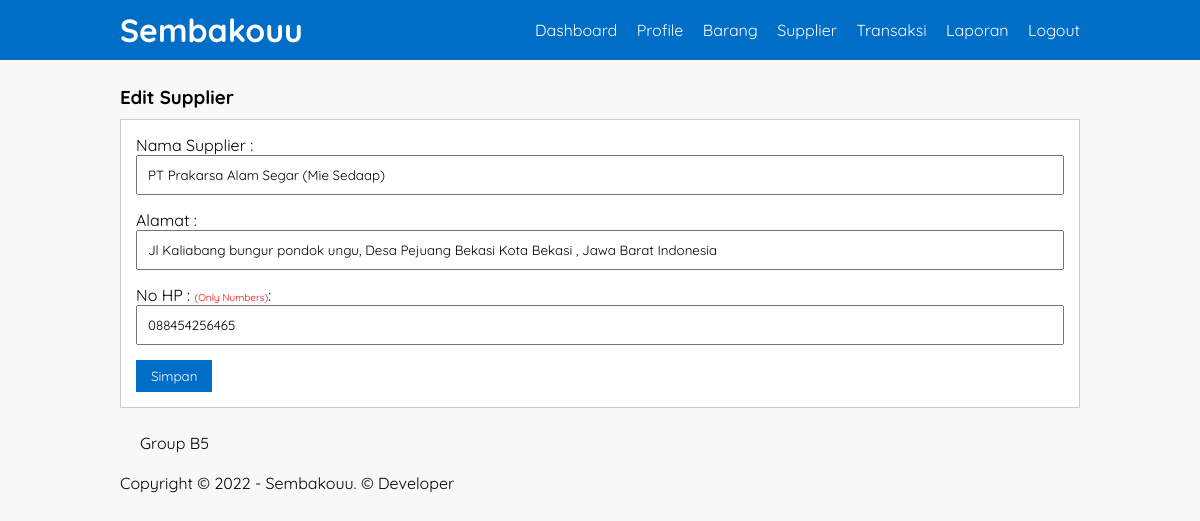
Page /editsupplier.php?kdSupplier=SP-0002 (signed in) on the committed database.
### tables this page shows
CREATE TABLE `supplier` (
  `kdSupplier` varchar(7) NOT NULL,
  `NamaSupplier` varchar(225) NOT NULL,
  `Alamat` varchar(225) NOT NULL,
  `NoHP` varchar(20) NOT NULL
);

### editsupplier.php (the view, shortened to what this page needs)
<?php
	include('config.php');
?>
<!DOCTYPE html>
<html>
<head>
    <link rel="stylesheet" type="text/css" href="css/style.css">
</head>
<body>
	<header>
		<div class="container">
		<h1><a href="home.php">Sembakouu</a></h1>
			<ul>
				<li><a href="home.php">Dashboard</a></li>
				<li><a href="admin.php">Profile</a></li>
				<li><a href="listbarang.php">Barang</a></li>
				<li><a href="listsupplier.php">Supplier</a></li>
				<li><a href="transaksi.php">Transaksi</a></li>
				<li><a href="laporan.php">Laporan</a></li>
				<li><a href="logout.php" onClick="return confirm('apakah kamu yakin?')">Logout</a></li>
			</ul>
		</div>
	</header>
	<div class="section">
		<div class="container">
			<h3>Edit Supplier</h3>
			<div class="box">
				<?php
					if(isset($_POST['simpan']) ){
						$NamaSupplier = addslashes($_POST['NamaSupplier']);
						$Alamat = addslashes($_POST['Alamat']);
						$NoHP = addslashes($_POST['NoHP']);
							if(mysqli_query($conn, "UPDATE supplier SET `NamaSupplier` = '".$NamaSupplier."', `Alamat` = '".$Alamat."', `NoHP` = '".$NoHP."' WHERE kdSupplier = '".$_GET['kdSupplier']."' ")){
							mysqli_query($conn,"INSERT INTO admin_logs VALUES ('', '".$_SESSION['user_global']->NamaAdmin."', 'Mengedit Supplier: ".$NamaSupplier."')");
							echo "<div class='alert alert-success fade in block-inner'>
							<button type='button' class='close' data-dismiss='alert'></button>
							Edit Supplier Berhasil! - Dialihkan dalam 5 detik...<script type='text/javascript' language='JavaScript'>
							setTimeout(function () { location.href = 'listsupplier.php';
							}, 5000);
							</script>
							</div>";
							}else{
							echo "<b style='color: red'>Semua field sudah diisi dengan benar, namun terjadi error saat pengiriman ke database, silahkan coba lagi nanti</b><br /><br />";
							}
					} else{
						$kdSupplier = $_GET['kdSupplier'];
						$cek2 = mysqli_query($conn,"SELECT * FROM supplier WHERE kdSupplier = '".$kdSupplier."' ");
						while ($tampil = mysqli_fetch_array($cek2)){
						$NamaSupplier = ($tampil['NamaSupplier']);
						$Alamat = ($tampil['Alamat']);
						$NoHP = ($tampil['NoHP']);
						}
					}
				?>
				<form action="" method="POST">
					<tr>
						<td style='border: 1px #000; padding: 10px 50px 10px 50px;' align="right">Nama Supplier : </td><td><input type="text" class="datepicker-trigger input-control hasDatepicker" name="NamaSupplier" value="<?php echo $NamaSupplier ?>" maxlength="255"></td>
					</tr>
					<tr>
						<td style='border: 1px #000; padding: 10px 50px 10px 50px;' align="right">Alamat : </td><td><input type="text" class="datepicker-trigger input-control hasDatepicker" name="Alamat" value="<?php echo $Alamat ?>" maxlength="255"></td>
					</tr>
					<tr>
						<td style='border: 1px #000; padding: 10px 50px 10px 50px;' align="right">No HP : <font color="red" style="font-size: 10px;">(Only Numbers)</font>: </td><td><input type="text" class="datepicker-trigger input-control hasDatepicker" value="<?php echo $NoHP ?>" name="NoHP" maxlength="13"></td>
					</tr>
					<input type="submit" name="simpan" value="Simpan" class="btn">
				</form>
			</div>
		</div>
	<footer class="container">
		<div class="pull-right">
			<a href="" target="_blank">Group B5</a>
		</div>
		<div class="pull-left">
			<span>Copyright &copy; 2022 - Sembakouu.</span> © <a href="https://www.instagram.com/farishasan_13/" target="_blank">Developer</a>
		</div>
	</footer>
	</div>
</body>
</html>

### css/style.css (style rules this page uses)
* { padding: 0; margin: 0; font-family: 'Quicksand', sans-serif; }
body { width: 100%; min-height: 100vh; background-color: #f8f8f8; background-position: center; background-size: cover; justify-content: center; align-items: center; }
a { color: inherit; text-decoration: none; }
.input-control { width: 100%; padding: 10px; margin-bottom: 15px; box-sizing: border-box; }
.btn { padding: 8px 15px; background-color: #006dc7; color: #fff; border: none; cursor: pointer; }
header { background-color: #006dc7; color: #fff; width: 100%; }
header h1 { float: left; padding: 10px 0; }
header ul { float: right; }
header ul li { display: inline-block; }
header ul li a { padding: 20px 0 20px 15px; display: inline-block; }
.container { width: 80%; margin: 0 auto; min-height: 100%; }
.container:after { content: ''; display: block; clear: both; }
.section { padding: 25px 0; }
.box { background-color: #FFF; border: 1px solid #ccc; padding: 15px; box-sizing: border-box; margin: 10px 0 25px 0; }
.pull-left { margin:0 20px 20px 0; }
.pull-right { margin:0 0 20px 20px; }

### rows in the picture
supplier: NamaSupplier "PT Prakarsa Alam Segar (Mie Sedaap)", Alamat "Jl Kaliabang bungur pondok ungu, Desa Pejuang Bekasi Kota Bekasi , Jawa Barat Indonesia", NoHP "088454256465"
